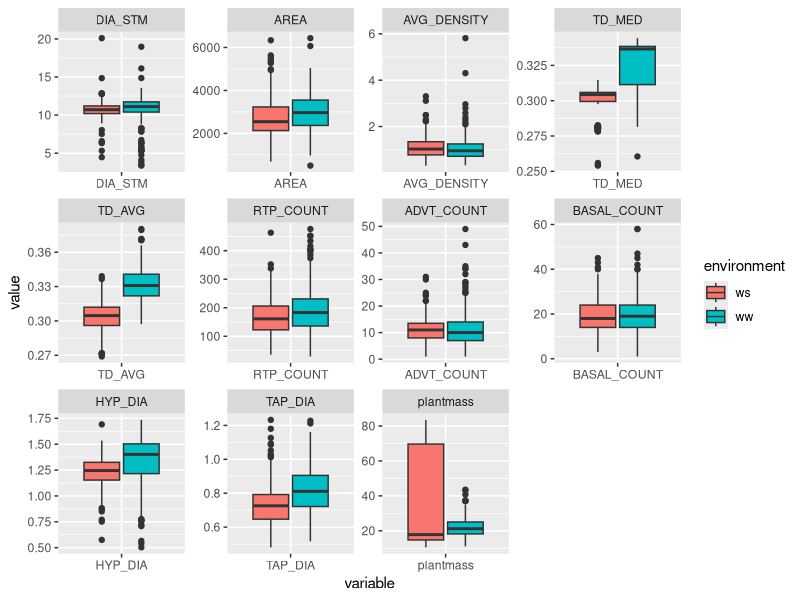

R code for this plot:
setwd("/users/limengxie/Desktop/INFO8000_Project_Momo/")
# get the packages we need to use 
library(caret)
library(ggplot2)
require(reshape2)
# read the fixed dataset 
data <- read.csv("L88_57_2016_fixed.csv")
head(data)
ncol(data)
# since columns before DIA_STM are just computing parameters or identifications for samples,
#, which is not useful to build models, I need delete them
data_model <- data[,-(1:11)]
str(data_model)
write.csv(data_model,file="data_model.csv")


# start to explore these 12 variables
# transform to tydedata

melt_data<- melt(data_model,id.var="environment")
head(melt_data)
p <- ggplot(data=melt_data, aes(x=variable, y=value))+
    geom_boxplot(aes(fill=environment))+
    facet_wrap( ~ variable, scales="free")

p
# explore the scatterplot 
# featurePlot(x=data_model[,1:6], y=data_model$environment,plot="pairs",auto.key=list(colums=3))
# featurePlot(x=data_model[,7:12], y=data_model$environment,plot="pairs",auto.key=list(colums=3))
# 
# # explore the density plot 
# featurePlot(x=data_model[,1:6], y=data_model$environment, plot="density", scales = list(x = list(relation="free"),                                                                         y = list(relation="free")), 
#             adjust = 1.5, 
#             pch = "|", 
#             layout = c(2, 3))
# featurePlot(x=data_model[,c(7:10,12)], y=data_model$environment, plot="density", scales = list(x = list(relation="free"),                                                                         y = list(relation="free")), 
#             adjust = 1.5, 
#             pch = "|", 
#             layout = c(2, 3))
# decide which variable to delete : TD_MED,ADVT_COUNT,BASAL_COUNT
data_model <- data_model[,-c(4,7,8)]
write.csv(data_model, file = "data_model")
# since variables are at different scales, I will normalize dataset
# start to divide them into training dataset and testing dataset at a ratio of 8:2
set.seed(96)
inTraining <- createDataPartition(y=data_model$environment, p=0.8,list=FALSE)
training <- data_model[inTraining,]
testing <- data_model[-inTraining,]
# normalize training and testing datasets
preProcValues <- preProcess(data_model, method = c("center", "scale"))
#trainingProcessed <- predict(preProcValues,training)
trainNormalized<- predict(preProcValues, training)
testNormalized<- predict(preProcValues, testing)
# visualze normalized training dataset and test dataset
# featurePlot(x=trainNormalized[,-8], y=trainNormalized$environment, plot="density", scales = list(x = list(relation="free"),                                                                         y = list(relation="free")), 
#             adjust = 1.5, 
#             pch = "|", 
#             layout = c(3, 3))
# featurePlot(x=testNormalized[,-8], y=testNormalized$environment, plot="density", scales = list(x = list(relation="free"),                                                                         y = list(relation="free")), 
#             adjust = 1.5, 
#             pch = "|", 
#             layout = c(3, 3))

# start to work on train 3 different models
